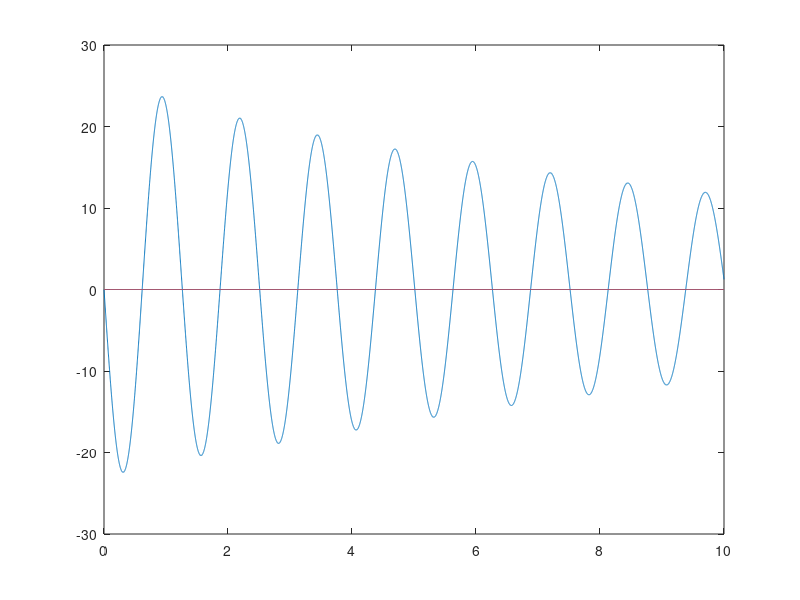

Write the MATLAB code that produced this figure.
%symmetric motion 
load('variables.mat')
%%
C1s= [CXu/V0 CXa CZ0 CXq*c/V0;
    CZu/V0 CZa -CX0 (CZq+2*muc)*c/V0;
    0 0 0 c/V0;
    Cmu/V0 Cma*c/V0 0 Cmq*c/V0];
C2s= [-2*muc*c/V0^2 0 0 0;
    0 (CZa-2*muc)*c/V0 0 0;
    0 0 -c/V0 c/V0;
    0 Cma*c/V0 0 -2*muc*KY2*(c/V0)^2];
C3s= [-CXde;-CZde;0;-Cmde];
As=-C1s^-1*C2s;
Bs=-C1s^-1*C3s;
% C1a = [((CYbdot-2*mub)*(b/V0)) 0 0 0;
%     0 -(b/(2*V0)) 0 0;
%     0 0 (-2*mub*KX2*((b^2)/(V0^2))) (4*mub*KXZ*((b^2)/(V0^2)));
%     (Cnbdot*(b/V0)) 0 (2*mub*KXZ*((b^2)/(V0^2))) (-2*mub*KZ2*((b^2)/(V0^2)))];
% C2a = [CYb CL (CYp*b/(2*V0)) ((CYr -4*mub)*b/(2*V0));
%     0 0 (b/(2*V0)) 0;
%     Clb 0 (Clp*b/(2*V0)) (Clr*b/(2*V0));
%     Cnb 0 (Cnp*b/(2*V0)) (Cnr*b/(2*V0))];
% C3a = [CYda CYdr;
%     0 0;
%     Clda Cldr;
%     Cnda Cndr];
% Aa = -(C1a^-1)*C2a;
% Ba = -(C1a^-1)*C3a;
%asymmetric
% Ca = [1 0 0 0;
%     0 1 0 0;
%     0 0 1 0;
%     0 0 0 1];
% Da = [0 0 0 0;
%     0 0 0 0]';
% sysa = ss(Aa,Ba,Ca,Da);
% ta = 0:0.001:20;
% ua = zeros(length(ta),2);
% ua(1000,2) = 0.01;
% ya = lsim(sysa,ua,ta);
% plot(ta,ya)
%symmetric
Cs = [1 0 0 0;
    0 0 0 0;
    0 0 0 0;
    0 0 0 0];
Ds = [0 0 0 0]';
syss = ss(As,Bs,Cs,Ds);
ts = 0:0.001:10;
ys = step(syss,ts);
plot(ts,ys)